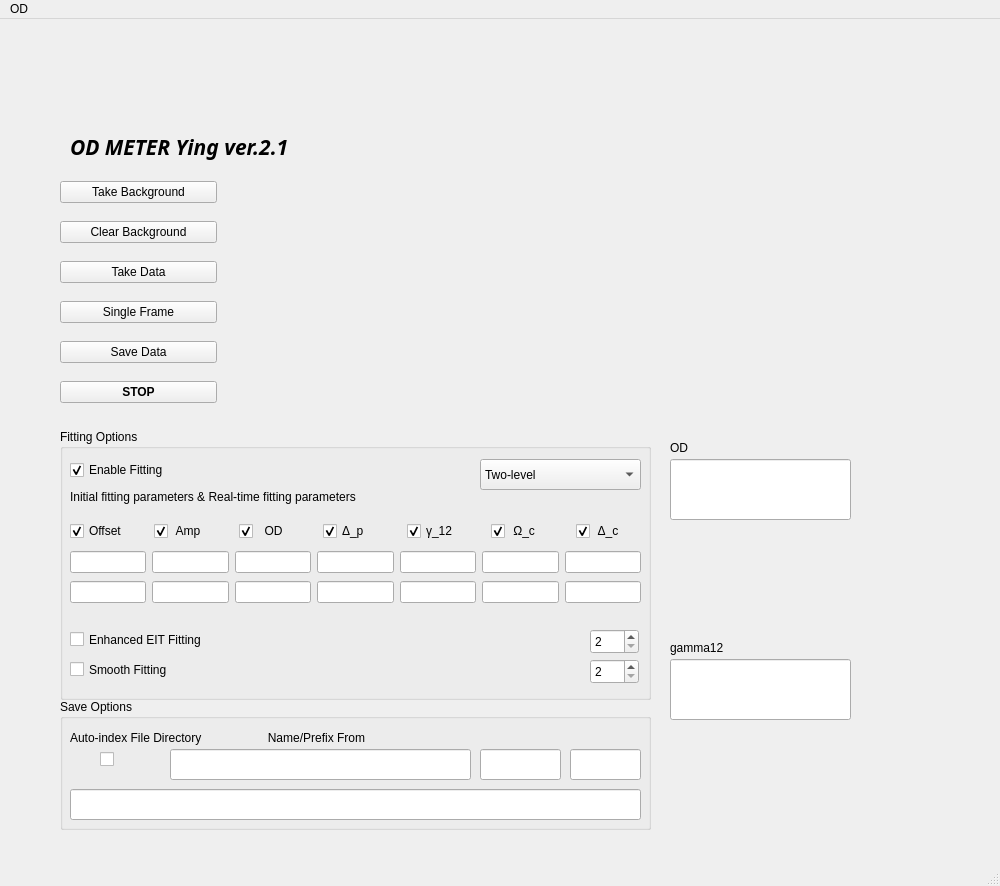
<?xml version="1.0" encoding="UTF-8"?>
<ui version="4.0">
 <class>MainWindow</class>
 <widget class="QMainWindow" name="MainWindow">
  <property name="geometry">
   <rect>
    <x>0</x>
    <y>0</y>
    <width>1000</width>
    <height>886</height>
   </rect>
  </property>
  <property name="windowTitle">
   <string>MainWindow</string>
  </property>
  <widget class="QWidget" name="centralwidget">
   <widget class="QLabel" name="Title">
    <property name="geometry">
     <rect>
      <x>70</x>
      <y>102</y>
      <width>341</width>
      <height>51</height>
     </rect>
    </property>
    <property name="font">
     <font>
      <family>Adobe Devanagari</family>
      <pointsize>16</pointsize>
      <weight>75</weight>
      <italic>true</italic>
      <bold>true</bold>
     </font>
    </property>
    <property name="text">
     <string>OD METER Ying ver.2.1</string>
    </property>
   </widget>
   <widget class="QLabel" name="ODlabel">
    <property name="geometry">
     <rect>
      <x>670</x>
      <y>420</y>
      <width>81</width>
      <height>18</height>
     </rect>
    </property>
    <property name="text">
     <string>OD</string>
    </property>
   </widget>
   <widget class="QLabel" name="gamma12label">
    <property name="geometry">
     <rect>
      <x>670</x>
      <y>620</y>
      <width>81</width>
      <height>18</height>
     </rect>
    </property>
    <property name="text">
     <string>gamma12</string>
    </property>
   </widget>
   <widget class="QLineEdit" name="OD">
    <property name="geometry">
     <rect>
      <x>670</x>
      <y>440</y>
      <width>181</width>
      <height>61</height>
     </rect>
    </property>
    <property name="font">
     <font>
      <family>Adobe Devanagari</family>
      <pointsize>24</pointsize>
      <weight>75</weight>
      <bold>true</bold>
     </font>
    </property>
    <property name="text">
     <string/>
    </property>
   </widget>
   <widget class="QLineEdit" name="gamma12">
    <property name="geometry">
     <rect>
      <x>670</x>
      <y>640</y>
      <width>181</width>
      <height>61</height>
     </rect>
    </property>
    <property name="font">
     <font>
      <family>Adobe Devanagari</family>
      <pointsize>24</pointsize>
      <weight>75</weight>
      <bold>true</bold>
     </font>
    </property>
    <property name="text">
     <string/>
    </property>
   </widget>
   <widget class="QWidget" name="verticalLayoutWidget">
    <property name="geometry">
     <rect>
      <x>230</x>
      <y>150</y>
      <width>621</width>
      <height>251</height>
     </rect>
    </property>
    <layout class="QVBoxLayout" name="graph_layout"/>
   </widget>
   <widget class="QGroupBox" name="groupBox">
    <property name="geometry">
     <rect>
      <x>60</x>
      <y>410</y>
      <width>591</width>
      <height>271</height>
     </rect>
    </property>
    <property name="title">
     <string>Fitting Options</string>
    </property>
    <widget class="QCheckBox" name="enableFitting">
     <property name="geometry">
      <rect>
       <x>10</x>
       <y>30</y>
       <width>161</width>
       <height>22</height>
      </rect>
     </property>
     <property name="autoFillBackground">
      <bool>false</bool>
     </property>
     <property name="text">
      <string>Enable Fitting</string>
     </property>
     <property name="checked">
      <bool>true</bool>
     </property>
    </widget>
    <widget class="QComboBox" name="comboBox">
     <property name="geometry">
      <rect>
       <x>420</x>
       <y>30</y>
       <width>161</width>
       <height>31</height>
      </rect>
     </property>
     <property name="editable">
      <bool>false</bool>
     </property>
     <item>
      <property name="text">
       <string>Two-level</string>
      </property>
     </item>
     <item>
      <property name="text">
       <string>EIT</string>
      </property>
     </item>
    </widget>
    <widget class="QCheckBox" name="enhancedFitting">
     <property name="geometry">
      <rect>
       <x>10</x>
       <y>200</y>
       <width>231</width>
       <height>21</height>
      </rect>
     </property>
     <property name="autoFillBackground">
      <bool>false</bool>
     </property>
     <property name="text">
      <string>Enhanced EIT Fitting</string>
     </property>
     <property name="checked">
      <bool>false</bool>
     </property>
    </widget>
    <widget class="QSpinBox" name="enhancedPara">
     <property name="geometry">
      <rect>
       <x>530</x>
       <y>200</y>
       <width>49</width>
       <height>25</height>
      </rect>
     </property>
     <property name="minimum">
      <number>2</number>
     </property>
    </widget>
    <widget class="QSpinBox" name="smoothPara">
     <property name="geometry">
      <rect>
       <x>530</x>
       <y>230</y>
       <width>49</width>
       <height>25</height>
      </rect>
     </property>
     <property name="minimum">
      <number>2</number>
     </property>
    </widget>
    <widget class="QCheckBox" name="smoothFitting">
     <property name="geometry">
      <rect>
       <x>10</x>
       <y>230</y>
       <width>231</width>
       <height>21</height>
      </rect>
     </property>
     <property name="autoFillBackground">
      <bool>false</bool>
     </property>
     <property name="text">
      <string>Smooth Fitting</string>
     </property>
     <property name="checked">
      <bool>false</bool>
     </property>
    </widget>
    <widget class="QWidget" name="layoutWidget">
     <property name="geometry">
      <rect>
       <x>10</x>
       <y>120</y>
       <width>571</width>
       <height>27</height>
      </rect>
     </property>
     <layout class="QHBoxLayout" name="horizontalLayout">
      <item>
       <widget class="QLineEdit" name="Offset"/>
      </item>
      <item>
       <widget class="QLineEdit" name="Amplitude"/>
      </item>
      <item>
       <widget class="QLineEdit" name="OD_3"/>
      </item>
      <item>
       <widget class="QLineEdit" name="Delta_p"/>
      </item>
      <item>
       <widget class="QLineEdit" name="gamma_12"/>
      </item>
      <item>
       <widget class="QLineEdit" name="Omega_c"/>
      </item>
      <item>
       <widget class="QLineEdit" name="Delta_c"/>
      </item>
     </layout>
    </widget>
    <widget class="QLabel" name="Paras">
     <property name="geometry">
      <rect>
       <x>10</x>
       <y>59</y>
       <width>513</width>
       <height>18</height>
      </rect>
     </property>
     <property name="text">
      <string>Initial fitting parameters &amp; Real-time fitting parameters</string>
     </property>
    </widget>
    <widget class="QWidget" name="layoutWidget">
     <property name="geometry">
      <rect>
       <x>10</x>
       <y>150</y>
       <width>571</width>
       <height>27</height>
      </rect>
     </property>
     <layout class="QHBoxLayout" name="horizontalLayout_2">
      <item>
       <widget class="QLineEdit" name="Offset_2">
        <property name="enabled">
         <bool>true</bool>
        </property>
       </widget>
      </item>
      <item>
       <widget class="QLineEdit" name="Amplitude_2"/>
      </item>
      <item>
       <widget class="QLineEdit" name="OD_2"/>
      </item>
      <item>
       <widget class="QLineEdit" name="Delta_p_2"/>
      </item>
      <item>
       <widget class="QLineEdit" name="gamma12_2"/>
      </item>
      <item>
       <widget class="QLineEdit" name="Omega_c_2"/>
      </item>
      <item>
       <widget class="QLineEdit" name="Delta_c_2"/>
      </item>
     </layout>
    </widget>
    <widget class="QWidget" name="layoutWidget">
     <property name="geometry">
      <rect>
       <x>10</x>
       <y>90</y>
       <width>584</width>
       <height>24</height>
      </rect>
     </property>
     <layout class="QHBoxLayout" name="horizontalLayout_3">
      <item>
       <widget class="QCheckBox" name="enableOffset">
        <property name="text">
         <string>Offset</string>
        </property>
        <property name="checked">
         <bool>true</bool>
        </property>
       </widget>
      </item>
      <item>
       <widget class="QCheckBox" name="enableAmp">
        <property name="text">
         <string> Amp</string>
        </property>
        <property name="checked">
         <bool>true</bool>
        </property>
       </widget>
      </item>
      <item>
       <widget class="QCheckBox" name="enableOD">
        <property name="text">
         <string>  OD</string>
        </property>
        <property name="checked">
         <bool>true</bool>
        </property>
       </widget>
      </item>
      <item>
       <widget class="QCheckBox" name="enableDelta_p">
        <property name="text">
         <string>Δ_p</string>
        </property>
        <property name="checked">
         <bool>true</bool>
        </property>
       </widget>
      </item>
      <item>
       <widget class="QCheckBox" name="enableGamma12">
        <property name="text">
         <string>γ_12</string>
        </property>
        <property name="checked">
         <bool>true</bool>
        </property>
       </widget>
      </item>
      <item>
       <widget class="QCheckBox" name="enableOmega_c">
        <property name="text">
         <string> Ω_c</string>
        </property>
        <property name="checked">
         <bool>true</bool>
        </property>
       </widget>
      </item>
      <item>
       <widget class="QCheckBox" name="enableDelta_c">
        <property name="text">
         <string> Δ_c</string>
        </property>
        <property name="checked">
         <bool>true</bool>
        </property>
       </widget>
      </item>
     </layout>
    </widget>
   </widget>
   <widget class="QGroupBox" name="groupBox_2">
    <property name="geometry">
     <rect>
      <x>60</x>
      <y>680</y>
      <width>591</width>
      <height>131</height>
     </rect>
    </property>
    <property name="title">
     <string>Save Options</string>
    </property>
    <widget class="QLineEdit" name="saveStatus">
     <property name="geometry">
      <rect>
       <x>10</x>
       <y>90</y>
       <width>571</width>
       <height>31</height>
      </rect>
     </property>
    </widget>
    <widget class="QLineEdit" name="fileIndex">
     <property name="geometry">
      <rect>
       <x>510</x>
       <y>50</y>
       <width>71</width>
       <height>31</height>
      </rect>
     </property>
    </widget>
    <widget class="QLineEdit" name="fileDirectory">
     <property name="geometry">
      <rect>
       <x>110</x>
       <y>50</y>
       <width>301</width>
       <height>31</height>
      </rect>
     </property>
    </widget>
    <widget class="QCheckBox" name="autoIndex">
     <property name="geometry">
      <rect>
       <x>40</x>
       <y>50</y>
       <width>31</width>
       <height>21</height>
      </rect>
     </property>
     <property name="text">
      <string/>
     </property>
    </widget>
    <widget class="QLineEdit" name="fileName">
     <property name="geometry">
      <rect>
       <x>420</x>
       <y>50</y>
       <width>81</width>
       <height>31</height>
      </rect>
     </property>
    </widget>
    <widget class="QLabel" name="fileDirectory_2">
     <property name="geometry">
      <rect>
       <x>10</x>
       <y>30</y>
       <width>651</width>
       <height>18</height>
      </rect>
     </property>
     <property name="text">
      <string>Auto-index File Directory                    Name/Prefix From</string>
     </property>
    </widget>
   </widget>
   <widget class="QWidget" name="layoutWidget">
    <property name="geometry">
     <rect>
      <x>60</x>
      <y>150</y>
      <width>157</width>
      <height>251</height>
     </rect>
    </property>
    <layout class="QVBoxLayout" name="verticalLayout">
     <item>
      <widget class="QPushButton" name="bg">
       <property name="text">
        <string>Take Background</string>
       </property>
      </widget>
     </item>
     <item>
      <widget class="QPushButton" name="clearBg">
       <property name="font">
        <font>
         <weight>50</weight>
         <bold>false</bold>
         <kerning>false</kerning>
        </font>
       </property>
       <property name="text">
        <string>Clear Background</string>
       </property>
      </widget>
     </item>
     <item>
      <widget class="QPushButton" name="data">
       <property name="text">
        <string>Take Data</string>
       </property>
      </widget>
     </item>
     <item>
      <widget class="QPushButton" name="single">
       <property name="text">
        <string>Single Frame</string>
       </property>
      </widget>
     </item>
     <item>
      <widget class="QPushButton" name="Save">
       <property name="text">
        <string>Save Data</string>
       </property>
      </widget>
     </item>
     <item>
      <widget class="QPushButton" name="STOP">
       <property name="font">
        <font>
         <weight>75</weight>
         <bold>true</bold>
        </font>
       </property>
       <property name="text">
        <string>STOP</string>
       </property>
      </widget>
     </item>
    </layout>
   </widget>
   <widget class="QWidget" name="verticalLayoutWidget_2">
    <property name="geometry">
     <rect>
      <x>670</x>
      <y>510</y>
      <width>181</width>
      <height>101</height>
     </rect>
    </property>
    <layout class="QVBoxLayout" name="graph_layout_2"/>
   </widget>
   <widget class="QWidget" name="verticalLayoutWidget_3">
    <property name="geometry">
     <rect>
      <x>670</x>
      <y>710</y>
      <width>181</width>
      <height>101</height>
     </rect>
    </property>
    <layout class="QVBoxLayout" name="graph_layout_3"/>
   </widget>
  </widget>
  <widget class="QMenuBar" name="menubar">
   <property name="geometry">
    <rect>
     <x>0</x>
     <y>0</y>
     <width>1000</width>
     <height>30</height>
    </rect>
   </property>
   <widget class="QMenu" name="menupy">
    <property name="title">
     <string>OD</string>
    </property>
   </widget>
   <addaction name="menupy"/>
  </widget>
  <widget class="QStatusBar" name="statusbar"/>
 </widget>
 <resources/>
 <connections/>
</ui>
